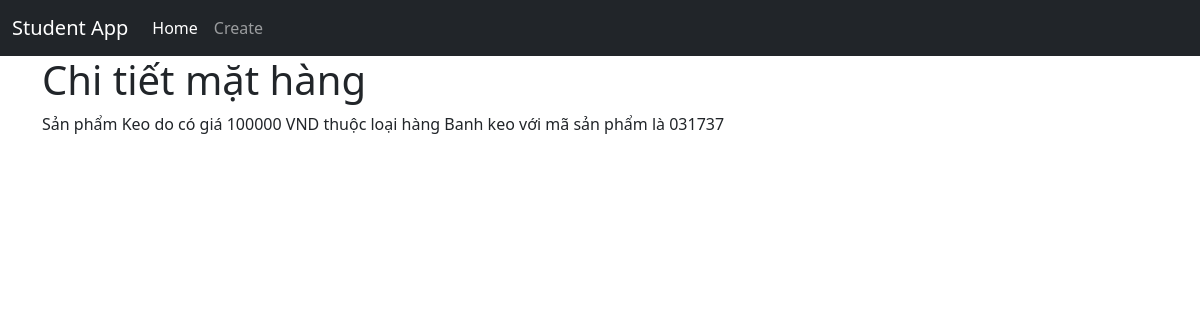
The app's page /detail/8 with its own data.
### home/models.py (models this page shows, shortened)
class Production(models.Model):
    code = models.TextField()
    name = models.TextField()
    price = models.IntegerField(default=0)
    soluong = models.IntegerField(default=0)
    producttype = models.ForeignKey(ProductType, on_delete=models.CASCADE, blank=False, null=True)

class ProductType(models.Model):
    name =  models.TextField()
    def __str__(self):
        return f' {self.name}'

### home/views.py (the view)
# urls.py: path('detail/<int:id>', views.detailview, name = 'detail'),
def detailview(request, id):
    prd = get_object_or_404(Production, id = id)
    return render(request, "detail.html", {"product": prd})

### home/templates/detail.html
{% extends 'base.html' %}
{% block content %}
<h1>
    Chi tiết mặt hàng
</h1>
{% block conten %}
    <p>
        Sản phẩm {{product.name}} có giá {{product.price}} VND thuộc loại hàng {{product.producttype}} với mã sản phẩm là {{product.code}}
    </p>
{% endblock conten %}
{% endblock %}

### records on screen
Production: name "Keo do", price "100000", producttype "Banh keo", code "031737"
